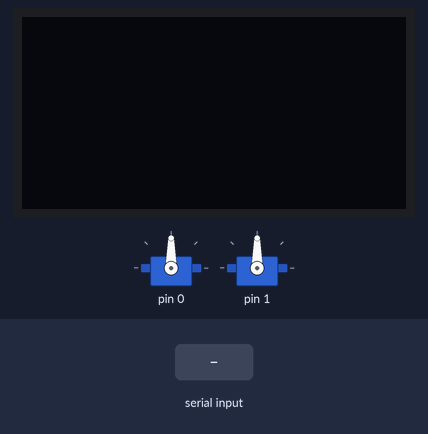
Recording of a sketch running on a simulated Arduino Uno, built with avr-gcc and run on an emulated ATmega328P. Shown: 2 × servo, 128×64 one-colour display. Inputs (shaded band) come from the test bench. The display library's start-up logo is not drawn.

Above: at 3.2 s.
3.3 s: "1" received over Serial
At 3.8 s:
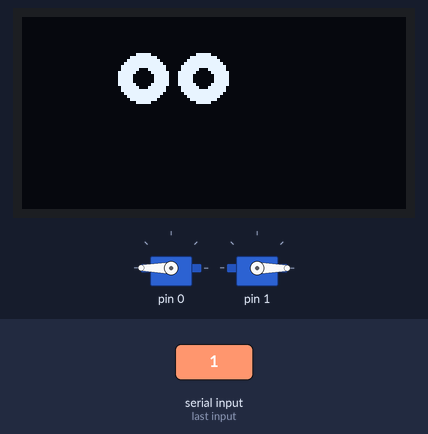
4.8 s: "4" received over Serial
At 6.0 s:
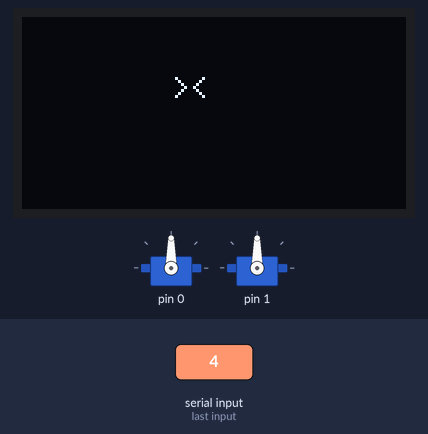
6.3 s: "2" received over Serial
At 7.3 s:
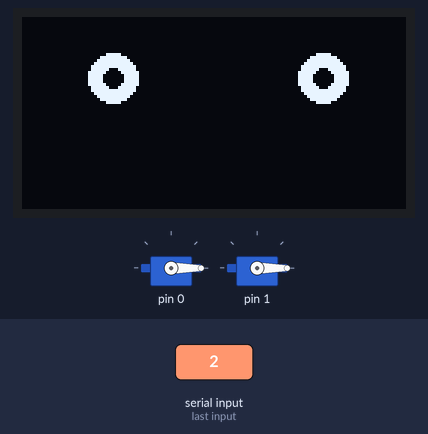
7.8 s: "3" received over Serial
At 8.5 s:
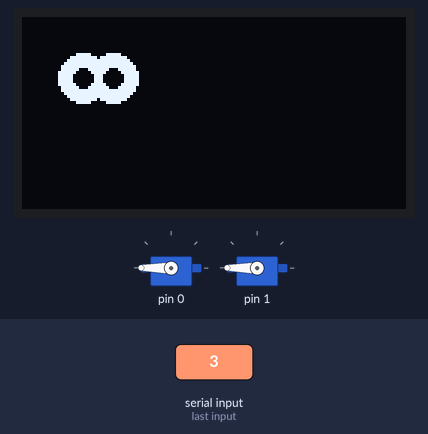
Timing chart, 0 to 10.3 s (numbered marks = the images above; inputs shaded):
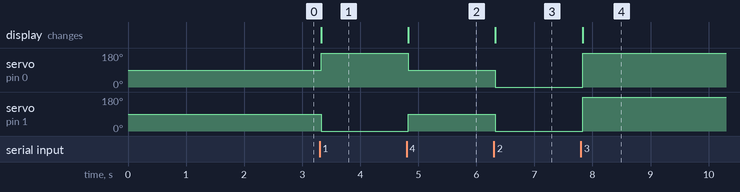

Measured:
- after the input at 3.3 s, servo on pin 0: 90° → 180° at once; servo on pin 1: 90° → 0° at once; the display: changes at once (image 1)
- after the input at 4.8 s, servo on pin 0: 180° → 90° at once; servo on pin 1: 0° → 90° at once; the display: changes at once (image 2)
- after the input at 6.3 s, servo on pin 0, servo on pin 1: 90° → 0° at once; the display: changes at once (image 3)
- after the input at 7.8 s, servo on pin 0, servo on pin 1: 0° → 180° at once; the display: changes at once (image 4)

The sketch:

Ejemplo_arduino_bluetooth.ino
```cpp
#include <Servo.h>        // Incluir la librería para controlar servos
#include <Wire.h>         // Incluir la librería para comunicación I2C (para la pantalla OLED)
#include <Adafruit_GFX.h> // Incluir la librería base de Adafruit para gráficos
#include <Adafruit_SSD1306.h> // Incluir la librería para manejar la pantalla OLED SSD1306

// Definir los pines donde están conectados los servos
#define SERVO_IZQUIERDO_PIN PB0   // Pin 0 para el servo izquierdo
#define SERVO_DERECHO_PIN PB1     // Pin 1 para el servo derecho

// Crear objetos para controlar los servos
Servo servoIzquierdo;
Servo servoDerecho;

// Definir la configuración de la pantalla OLED
#define SCREEN_WIDTH 128  // Ancho de la pantalla OLED
#define SCREEN_HEIGHT 64  // Alto de la pantalla OLED
Adafruit_SSD1306 display(SCREEN_WIDTH, SCREEN_HEIGHT, &Wire, -1);  // Crear objeto para la pantalla OLED (usando I2C)

// Configuración inicial
void setup() {
  // Inicializar los servos en los pines definidos
  servoIzquierdo.attach(SERVO_IZQUIERDO_PIN);  // Asocia el servo izquierdo al pin PB0
  servoDerecho.attach(SERVO_DERECHO_PIN);  // Asocia el servo derecho al pin PB1

  // Inicializar la comunicación serial para recibir datos del Bluetooth
  Serial.begin(9600);  // Iniciar la comunicación serial a 9600 baudios

  // Inicializar la pantalla OLED
  if (!display.begin(SSD1306_SWITCHCAPVCC, 0x3C)) {  // Comprobar si la pantalla se inicializa correctamente
    Serial.println(F("No se pudo inicializar la pantalla OLED"));
    while (true);  // Detener el código si no se puede inicializar la pantalla
  }

  display.display();  // Mostrar la pantalla (puede ser una imagen de inicio o vacío)
  delay(2000);  // Esperar 2 segundos para ver la pantalla de inicio
  display.clearDisplay();  // Limpiar la pantalla
}

// Bucle principal
void loop() {
  // Verificar si hay datos disponibles del módulo Bluetooth
  if (Serial.available() > 0) {
    char comando = Serial.read();  // Leer el comando enviado desde el Bluetooth

    // Comando '1' para mover hacia adelante
    if (comando == '1') {
      servoIzquierdo.write(180);  // Mover el servo izquierdo hacia adelante
      servoDerecho.write(0);  // Mover el servo derecho hacia adelante
      mostrarOjitos("adelante");  // Mostrar los ojitos mirando al frente
    }
    // Comando '2' para mover a la derecha
    else if (comando == '2') {
      servoIzquierdo.write(0);  // Girar el servo izquierdo a la derecha
      servoDerecho.write(0);  // Girar el servo derecho a la derecha
      mostrarOjitos("derecha");  // Mostrar los ojitos mirando a la derecha
    }
    // Comando '3' para mover a la izquierda
    else if (comando == '3') {
      servoIzquierdo.write(180);  // Girar el servo izquierdo a la izquierda
      servoDerecho.write(180);  // Girar el servo derecho a la izquierda
      mostrarOjitos("izquierda");  // Mostrar los ojitos mirando a la izquierda
    }
    // Comando '4' para detenerse
    else if (comando == '4') {
      servoIzquierdo.write(90);  // Posición de parada (neutral) para el servo izquierdo
      servoDerecho.write(90);  // Posición de parada (neutral) para el servo derecho
      mostrarOjitos("atras");  // Mostrar los ojitos cerrados (><)
    }
  }
}

// Función para dibujar los "ojitos" en la pantalla OLED
void mostrarOjitos(String direccion) {
  display.clearDisplay();  // Limpiar la pantalla antes de dibujar los ojitos
  display.setTextSize(1);  // Establecer tamaño de texto (1x1)
  display.setTextColor(SSD1306_WHITE);  // Establecer color del texto (blanco)

  // Dibujar los ojitos dependiendo de la dirección
  if (direccion == "adelante") {
    // Ojitos mirando al frente
    dibujarOjitos(40, 20, 60);  // Posiciones para los ojos
  }
  else if (direccion == "derecha") {
    // Ojitos mirando hacia la derecha
    dibujarOjitos(30, 20, 100);  // Posiciones para los ojos
  }
  else if (direccion == "izquierda") {
    // Ojitos mirando hacia la izquierda
    dibujarOjitos(30, 20, 20);  // Posiciones para los ojos
  }
  else if (direccion == "atras") {
    // Ojitos cerrados (><)
    display.setCursor(50, 20);  // Posición para los ojitos cerrados
    display.print("><");
  }

  display.display();  // Actualizar la pantalla para mostrar los ojitos
  delay(1000);  // Esperar 1 segundo antes de la siguiente acción
}

// Función para dibujar los ojitos (dos círculos y pupilas)
void dibujarOjitos(int x1, int y1, int x2) {
  display.fillCircle(x1, y1, 8, SSD1306_WHITE);  // Primer ojo
  display.fillCircle(x2, y1, 8, SSD1306_WHITE);  // Segundo ojo

  display.fillCircle(x1, y1, 3, SSD1306_BLACK);  // Pupila del primer ojo
  display.fillCircle(x2, y1, 3, SSD1306_BLACK);  // Pupila del segundo ojo
}
```
